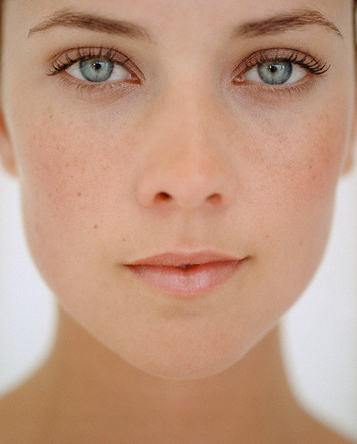
%> input picture Reconhecimento Facial/imgTeste2.jpg, 357 x 444 px, given in place of imgTeste2.jpg.jpg, which was not available
$ octave --eval "result = equilibrarIluminacao('imgTeste2.jpg');"   (GNU Octave 9; MATLAB toolbox functions it lacks are replaced by stand-ins)
%> lines starting %> are read from the running program, lines starting %| are printed output that depends on the picture; pictures that were not available may be replaced by others from this repository, and a replacement may not be noted
% Essa função tem como entrada uma imagem de 100x100 e a saída é a imagem % de entrada após a alteração da iluminação.
function [imagem] = equilibrarIluminacao( nomeImagem )
%> called with nomeImagem = 'imgTeste2.jpg'
% Lê a imagem de entrada
imagem = imread(strcat(nomeImagem,'.jpg'));
%> imagem is the input picture: size 444x357x3 uint8; mean R, G, B 192.7, 153.1, 130.5
% Converte as matrizes de cores no
% intervalo [0,1]
R = double(imagem(:, :, 1))/255;
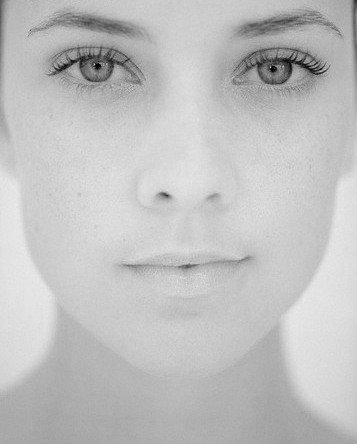
%> R: size 444x357 double; min 0, max 0.918, mean 0.756
G = double(imagem(:, :, 2))/255;
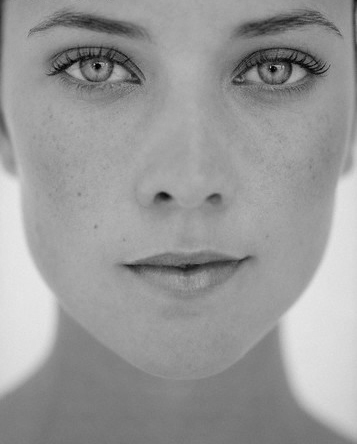
%> G: size 444x357 double; min 0, max 0.91, mean 0.6
B = double(imagem(:, :, 3))/255;
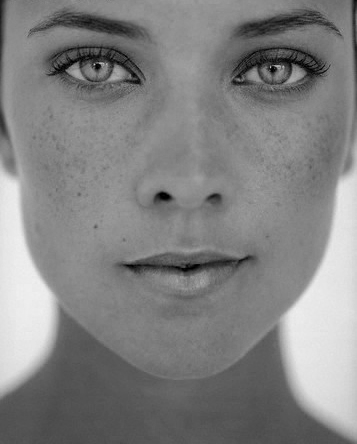
%> B: size 444x357 double; min 0, max 0.941, mean 0.512
% Encontra as componentes de cores do no espaço YCbCr
Y = (0.299*R + 0.587*G + 0.114*B);
U = -0.14713*R - 0.28886*G + 0.436*B;
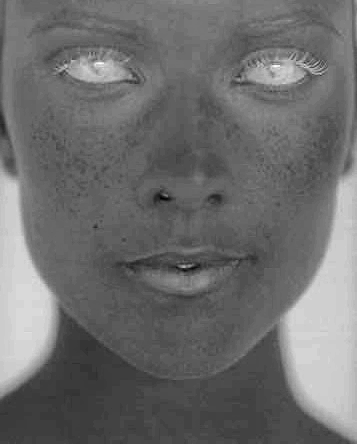
%> U: size 444x357 double; min -0.141, max 0.0446, mean -0.0614; drawn with min black and max white
V = 0.615*R - 0.51498*G - 0.10001*B;
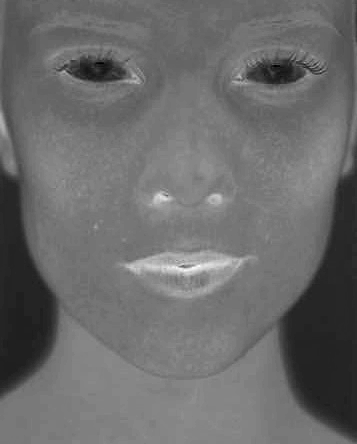
%> V: size 444x357 double; min -0.0585, max 0.327, mean 0.104; drawn with min black and max white
% Lê a matriz resultante da iluminação média de 8 imagens do banco de dados
%> (the run ends here)
